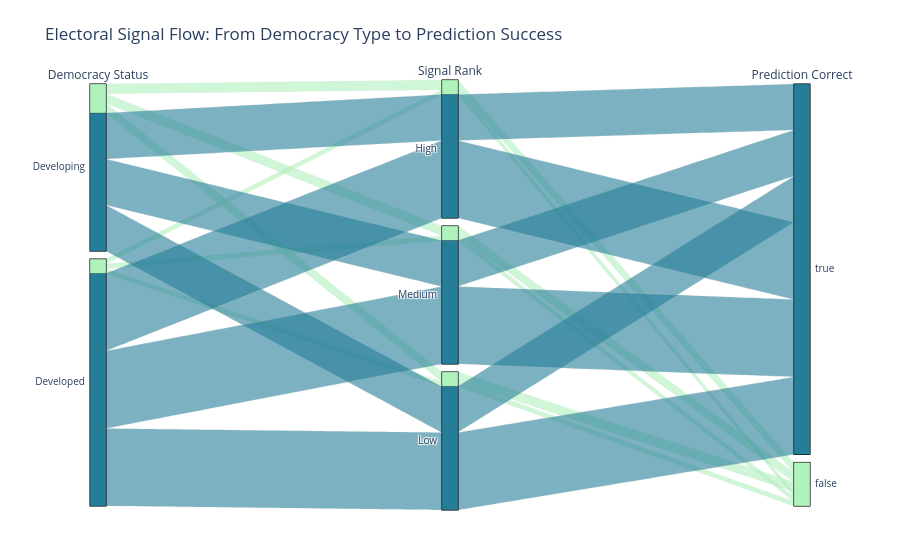

Notebook source saved alongside this figure:
### Markdown cell above
## Visualization 4 - Electoral Signal Flow Diagram

This parallel categories diagram maps the structural pathways between geopolitical regime types, electorate signal hierarchies, and predictive success rates. By tracing categorical connections across dimensions, this visualization reveals whether specific signal ranks (e.g., Low vs. High) create predictive bottlenecks within Developing or Developed democracies.

### Code cell
geo_df["accuracy_int"] = geo_df["prediction_correct"].astype(int)

# Generate parallel categories 
fig_flow = px.parallel_categories(
    geo_df,
    dimensions=["country_type", "signal_rank_category", "prediction_correct"],
    color="accuracy_int",
    color_continuous_scale=px.colors.sequential.Tealgrn,
    labels={
        "country_type": "Democracy Status",
        "signal_rank_category": "Signal Rank",
        "prediction_correct": "Prediction Correct",
        "accuracy_int": "Accuracy Scale"
    },
    title="Electoral Signal Flow: From Democracy Type to Prediction Success"
)


fig_flow.update_layout(
    margin=dict(l=50, r=50, t=80, b=50),
    coloraxis_showscale=False  # Hide colorbar as boolean values are self-explanatory
)

fig_flow.show()

### Figure 1 — Plotly figure (JSON) as saved in the notebook; plotly's stock layout.template omitted (floating-point values rounded to 4 significant figures; data arrays with more than 128 entries replaced by an {"elided": "..."} marker saying what was removed)
{"data": [{"dimensions": [{"label": "Democracy Status", "values": {"elided": "171 str values"}}, {"label": "Signal Rank", "values": {"elided": "171 str values"}}, {"label": "Prediction Correct", "values": {"elided": "171 bool values"}}], "domain": {"x": [0, 1], "y": [0, 1]}, "line": {"color": {"elided": "171 int values"}, "coloraxis": "coloraxis"}, "name": "", "type": "parcats"}], "layout": {"coloraxis": {"colorbar": {"title": {"text": "Accuracy Scale"}}, "colorscale": [[0, "rgb(176, 242, 188)"], [0.1667, "rgb(137, 232, 172)"], [0.3333, "rgb(103, 219, 165)"], [0.5, "rgb(76, 200, 163)"], [0.6667, "rgb(56, 178, 163)"], [0.8333, "rgb(44, 152, 160)"], [1, "rgb(37, 125, 152)"]], "showscale": false}, "legend": {"tracegroupgap": 0}, "margin": {"b": 50, "l": 50, "r": 50, "t": 80}, "title": {"text": "Electoral Signal Flow: From Democracy Type to Prediction Success"}}}
